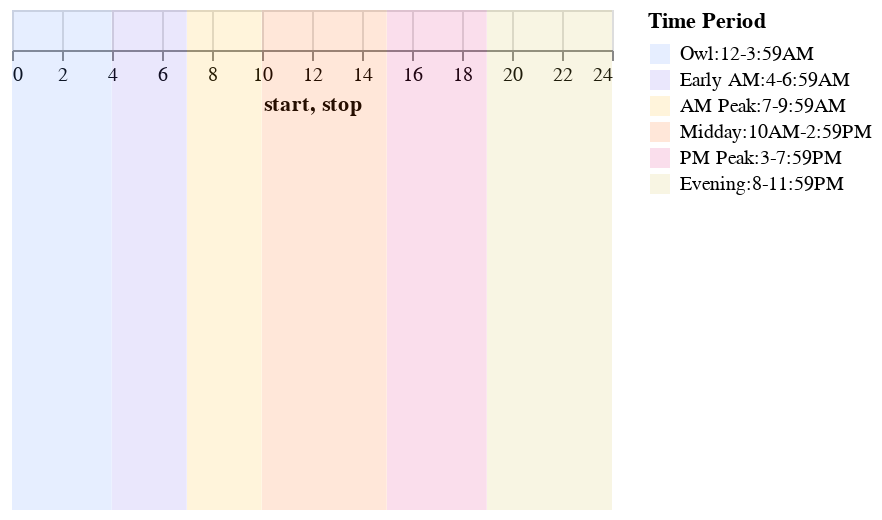

Notebook code for this chart:
### Code cell
bg_chart

### Figure 1 — Vega-Lite specification as saved in the notebook (floating-point values rounded to 4 significant figures)
{"config": {"view": {"continuousWidth": 300, "continuousHeight": 300}}, "data": {"name": "data-ed3e58c91c1826c4bca955698f66e78a"}, "mark": {"type": "rect", "opacity": 0.15}, "encoding": {"color": {"field": "Time Period", "scale": {"range": ["#5b8efd", "#765fec", "#fcb40e", "#fc5c04", "#dd217d", "#ccbb44"]}, "sort": ["Owl:12-3:59AM", "Early AM:4-6:59AM", "AM Peak:7-9:59AM", "Midday:10AM-2:59PM", "PM Peak:3-7:59PM", "Evening:8-11:59PM"], "type": "nominal"}, "x": {"field": "start", "type": "quantitative"}, "x2": {"field": "stop"}, "y": {"value": 0}, "y2": {"value": 250}}, "$schema": "https://vega.github.io/schema/vega-lite/v5.20.1.json", "datasets": {"data-ed3e58c91c1826c4bca955698f66e78a": [{"index": 0, "start": 0, "stop": 3.99, "Time Period": "Owl:12-3:59AM"}, {"index": 1, "start": 4, "stop": 6.99, "Time Period": "Early AM:4-6:59AM"}, {"index": 2, "start": 7, "stop": 9.99, "Time Period": "AM Peak:7-9:59AM"}, {"index": 3, "start": 10, "stop": 14.99, "Time Period": "Midday:10AM-2:59PM"}, {"index": 4, "start": 15, "stop": 18.99, "Time Period": "PM Peak:3-7:59PM"}, {"index": 5, "start": 19, "stop": 24.0, "Time Period": "Evening:8-11:59PM"}]}}
